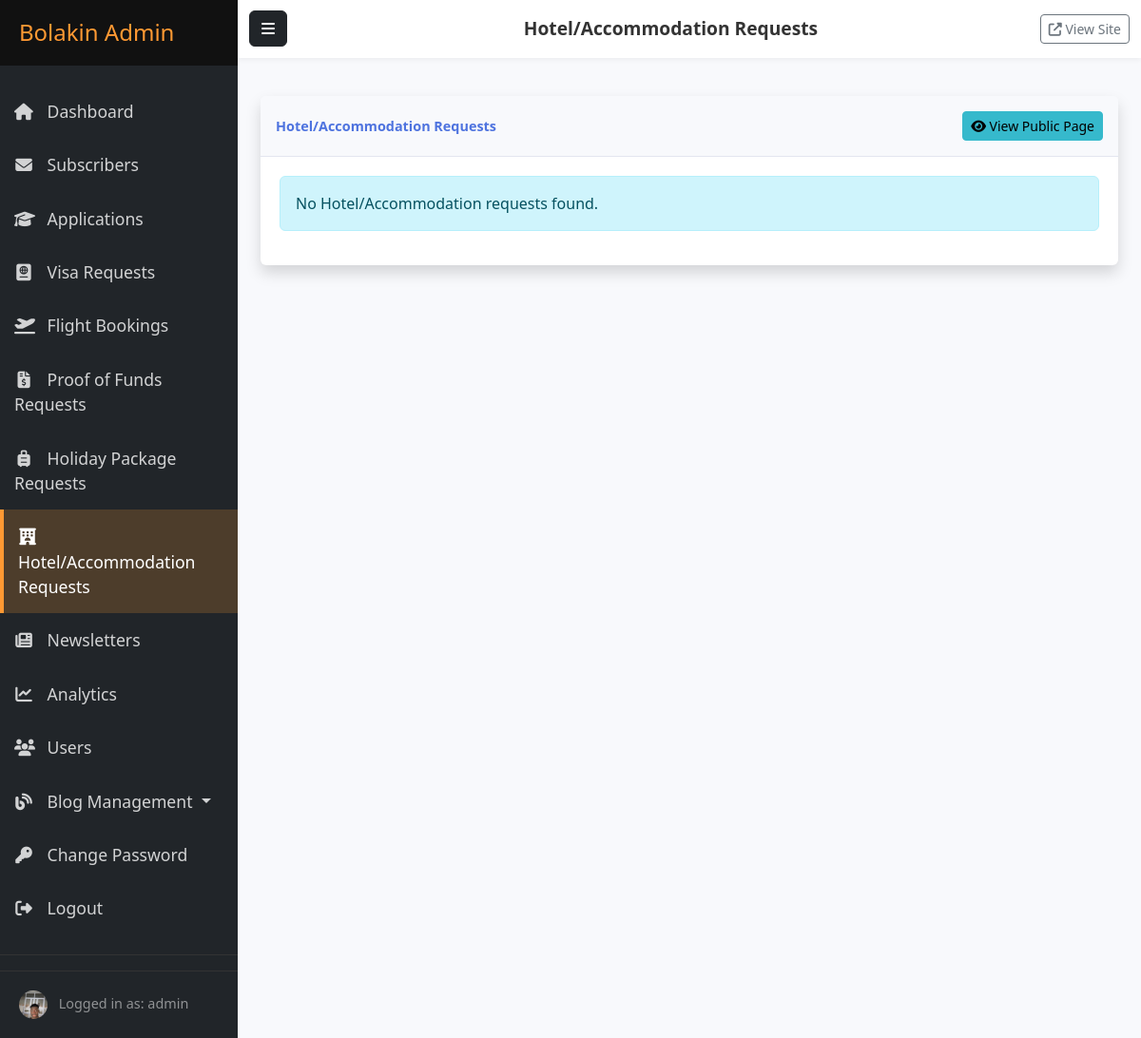
Screenshot of /admin/dashboard/hotel-accommodation-requests (signed in) with the database file from the repository.
### models.py (models this page shows, shortened)
class User(db.Model, UserMixin):
    __tablename__ = 'users'
    __table_args__ = {'extend_existing': True}
    id = db.Column(db.Integer, primary_key=True)
    username = db.Column(db.String(64), unique=True, nullable=False)
    email = db.Column(db.String(120), unique=True, nullable=False)
    password_hash = db.Column(db.String(256), nullable=False)
    is_admin = db.Column(db.Boolean, default=False, nullable=False)
    created_at = db.Column(db.DateTime, default=datetime.utcnow)
    last_login = db.Column(db.DateTime, nullable=True)
    password_changed = db.Column(db.Boolean, default=False, nullable=False)
    profile_image_file = db.Column(db.String(200), nullable=True)  # Added field for profile picture
    linkedin_url = db.Column(db.String(255), nullable=True)
    twitter_url = db.Column(db.String(255), nullable=True)
    instagram_url = db.Column(db.String(255), nullable=True)
    facebook_url = db.Column(db.String(255), nullable=True) # Added Facebook as well

### routes/admin.py (the view)
@admin.route('/hotel-accommodation-requests')
@login_required
@admin_required
def hotel_accommodation_requests_list():
    page = request.args.get('page', 1, type=int)
    hotel_requests = HotelAccommodationRequest.query.order_by(desc(HotelAccommodationRequest.submission_date)).paginate(
        page=page, per_page=current_app.config.get('ITEMS_PER_PAGE', 15), error_out=False
    )
    return render_template('admin/services/hotel_accommodation_requests_list.html', hotel_requests=hotel_requests, title="Hotel/Accommodation Requests")

### app.py (called while the page is built)
@login_manager.user_loader
def load_user(user_id):
    return User.query.get(int(user_id))

### routes/admin.py (called while the page is built)
def admin_required(f):
    @wraps(f)
    def decorated_function(*args, **kwargs):
        if not current_user.is_admin:
            flash('You need admin privileges to access this page.', 'danger')
            return redirect(url_for('main.index'))
        return f(*args, **kwargs)
    return decorated_function

### templates/admin/services/hotel_accommodation_requests_list.html (shortened to what this page needs)
{% extends "admin/base.html" %}
{% block header_title %}{{ title }}{% endblock %}
{% block content %}
<div class="container-fluid">
    <div class="card shadow mb-4">
        <div class="card-header py-3 d-flex flex-row align-items-center justify-content-between">
            <h6 class="m-0 font-weight-bold text-primary">{{ title }}</h6>
            <a href="{{ url_for('main.hotel_accommodation_request') }}" class="btn btn-sm btn-info" target="_blank">
                <i class="fas fa-eye"></i> View Public Page
            </a>
        </div>
        <div class="card-body">
            {% if hotel_requests.items %}
                <div class="table-responsive">
                    <table class="table table-bordered table-hover" id="dataTable" width="100%" cellspacing="0">
                        <thead>
                            <tr>
                                <th>ID</th>
                                <th>Full Name</th>
                                <th>Email</th>
                                <th>Destination/Hotel</th>
                                <th>Check-in</th>
                                <th>Check-out</th>
                                <th>Submitted</th>
                                <th>Status</th>
                                <th>Actions</th>
                            </tr>
                        </thead>
                        <tbody>
                            {% for req in hotel_requests.items %}
                                <tr>
                                    <td>{{ req.id }}</td>
                                    <td>{{ req.full_name }}</td>
                                    <td>{{ req.email }}</td>
                                    <td>{{ req.destination_city_hotel }}</td>
                                    <td>{{ req.check_in_date.strftime('%Y-%m-%d') if req.check_in_date else 'N/A'}}</td>
                                    <td>{{ req.check_out_date.strftime('%Y-%m-%d') if req.check_out_date else 'N/A'}}</td>
                                    <td>{{ req.submission_date.strftime('%Y-%m-%d %H:%M') if req.submission_date else 'N/A'}}</td>
                                    <td>
                                        <span class="badge
                                            {% if req.status == 'Pending' %}bg-warning text-dark
                                            {% elif req.status == 'Options Sent' %}bg-info text-dark
                                            {% elif req.status == 'Awaiting Confirmation' %}bg-primary
                                            {% elif req.status == 'Booked & Confirmed' %}bg-success
                                            {% elif req.status == 'Stay Completed' %}bg-success
                                            {% elif req.status == 'On Hold' %}bg-dark
                                            {% elif req.status == 'Cancelled' %}bg-secondary
                                            {% else %}bg-light text-dark{% endif %}">{{ req.status }}</span>
                                    </td>
                                    <td>
                                        <a href="{{ url_for('admin.hotel_accommodation_request_details', request_id=req.id) }}" class="btn btn-sm btn-info">
                                            <i class="fas fa-eye"></i> View
                                        </a>
                                    </td>
                                </tr>
                            {% endfor %}
                        </tbody>
                    </table>
                </div>
                {% if hotel_requests.pages > 1 %}
                <nav aria-label="Page navigation">
                    <ul class="pagination justify-content-center">
                        <li class="page-item {% if not hotel_requests.has_prev %}disabled{% endif %}">
                            <a class="page-link" href="{{ url_for('admin.hotel_accommodation_requests_list', page=hotel_requests.prev_num) }}" aria-label="Previous">
                                <span aria-hidden="true">&laquo;</span>
                            </a>
                        </li>
                        {% for page_num in hotel_requests.iter_pages() %}
                            {% if page_num %}
                                <li class="page-item {% if page_num == hotel_requests.page %}active{% endif %}">
                                    <a class="page-link" href="{{ url_for('admin.hotel_accommodation_requests_list', page=page_num) }}">{{ page_num }}</a>
                                </li>
                            {% else %}
                                <li class="page-item disabled"><span class="page-link">...</span></li>
                            {% endif %}
                        {% endfor %}
                        <li class="page-item {% if not hotel_requests.has_next %}disabled{% endif %}">
                            <a class="page-link" href="{{ url_for('admin.hotel_accommodation_requests_list', page=hotel_requests.next_num) }}" aria-label="Next">
                                <span aria-hidden="true">&raquo;</span>
                            </a>
                        </li>
                    </ul>
                </nav>
                {% endif %}
            {% else %}
                <div class="alert alert-info">
                    No Hotel/Accommodation requests found.
                </div>
            {% endif %}
        </div>
    </div>
</div>
{% endblock %}

### templates/admin/base.html (shortened to what this page needs)
<!DOCTYPE html>
<html lang="en">
<head>
    <link href="https://cdn.jsdelivr.net/npm/bootstrap@5.2.3/dist/css/bootstrap.min.css" rel="stylesheet">
    <link rel="stylesheet" href="https://cdnjs.cloudflare.com/ajax/libs/font-awesome/6.3.0/css/all.min.css">
    <link rel="stylesheet" href="{{ url_for('static', filename='css/admin.css') }}">
</head>
<body>
    <div class="wrapper">
        <nav id="sidebar" class="bg-dark">
            <div class="sidebar-header">
                <h3>Bolakin Admin</h3>
            </div>
            <ul class="list-unstyled components">
                <li class="{% if request.endpoint == 'admin.dashboard' %}active{% endif %}">
                    <a href="{{ url_for('admin.dashboard') }}">
                        <i class="fas fa-home"></i> Dashboard
                    </a>
                </li>
                <li class="{% if 'subscribers' in request.endpoint %}active{% endif %}">
                    <a href="{{ url_for('admin.subscribers') }}">
                        <i class="fas fa-envelope"></i> Subscribers
                    </a>
                </li>
                <li class="{% if 'applications' in request.endpoint %}active{% endif %}">
                    <a href="{{ url_for('admin.applications') }}">
                        <i class="fas fa-graduation-cap"></i> Applications
                    </a>
                </li>
                <li class="{% if 'visa_requests' in request.endpoint or 'visa_request_details' in request.endpoint %}active{% endif %}">
                    <a href="{{ url_for('admin.visa_requests_list') }}">
                        <i class="fas fa-passport"></i> Visa Requests
                    </a>
                </li>
                <li class="{% if 'flight_bookings' in request.endpoint or 'flight_booking_details' in request.endpoint %}active{% endif %}">
                    <a href="{{ url_for('admin.flight_bookings_list') }}">
                        <i class="fas fa-plane-departure"></i> Flight Bookings
                    </a>
                </li>
                <li class="{% if 'proof_of_funds_requests' in request.endpoint or 'proof_of_funds_details' in request.endpoint %}active{% endif %}">
                    <a href="{{ url_for('admin.proof_of_funds_requests_list') }}">
                        <i class="fas fa-file-invoice-dollar"></i> Proof of Funds Requests
                    </a>
                </li>
                <li class="{% if 'holiday_package_requests' in request.endpoint or 'holiday_package_request_details' in request.endpoint %}active{% endif %}">
                    <a href="{{ url_for('admin.holiday_package_requests_list') }}">
                        <i class="fas fa-suitcase-rolling"></i> Holiday Package Requests
                    </a>
                </li>
                <li class="{% if 'hotel_accommodation_requests' in request.endpoint or 'hotel_accommodation_request_details' in request.endpoint %}active{% endif %}">
                    <a href="{{ url_for('admin.hotel_accommodation_requests_list') }}">
                        <i class="fas fa-hotel"></i> Hotel/Accommodation Requests
                    </a>
                </li>
                <li class="{% if 'newsletters' in request.endpoint %}active{% endif %}">
                    <a href="{{ url_for('admin.newsletters') }}">
                        <i class="fas fa-newspaper"></i> Newsletters
                    </a>
                </li>
                <li class="{% if 'analytics' in request.endpoint %}active{% endif %}">
                    <a href="{{ url_for('admin.analytics') }}">
                        <i class="fas fa-chart-line"></i> Analytics
                    </a>
                </li>
                <li class="{% if 'users' in request.endpoint %}active{% endif %}">
                    <a href="{{ url_for('admin.users') }}">
                        <i class="fas fa-users"></i> Users
                    </a>
                </li>
                <li class="nav-item dropdown {% if 'blog' in request.endpoint %}active{% endif %}">
                    <a href="#blogSubmenu" data-bs-toggle="collapse" aria-expanded="false" class="dropdown-toggle nav-link">
                        <i class="fas fa-blog"></i> Blog Management
                    </a>
                </li>
                <li>
                    <a href="{{ url_for('auth.change_password') }}">
                        <i class="fas fa-key"></i> Change Password
                    </a>
                </li>
                <li>
                    <a href="{{ url_for('auth.logout') }}">
                        <i class="fas fa-sign-out-alt"></i> Logout
                    </a>
                </li>
            </ul>
            <div class="sidebar-footer">
                {% if current_user.is_authenticated %}
                    {% if current_user.profile_image_file %}
                        <img src="{{ url_for('main.uploaded_file', subpath=current_user.profile_image_file) }}"
                             alt="{{ current_user.username }}" class="rounded-circle me-2"
                             style="width: 30px; height: 30px; object-fit: cover;">
                    {% else %}
                        <img src="{{ url_for('static', filename='images/default_avatar.png') }}"
                             alt="Default Avatar" class="rounded-circle me-2"
                             style="width: 30px; height: 30px; object-fit: cover;">
                    {% endif %}
                    <span>Logged in as: {{ current_user.username }}</span>
                {% endif %}
            </div>
        </nav>
        <div id="content">
            <nav class="navbar navbar-expand-lg navbar-light bg-light">
                <div class="container-fluid">
                    <button type="button" id="sidebarCollapse" class="btn btn-dark">
                        <i class="fas fa-bars"></i>
                    </button>
                    <span class="navbar-text">
                        {% block header_title %}Admin Dashboard{% endblock %}
                    </span>
                    <div>
                        <a href="{{ url_for('main.index') }}" class="btn btn-outline-secondary btn-sm" target="_blank">
                            <i class="fas fa-external-link-alt"></i> View Site
                        </a>
                    </div>
                </div>
            </nav>
            <main class="container-fluid py-4">
                {% block content %}{% endblock %}
            </main>
        </div>
    </div>
</body>
</html>

### static/css/admin.css (style rules this page uses)
.wrapper { display: flex; width: 100%; align-items: stretch; }
#sidebar { min-width: 250px; max-width: 250px; min-height: 100vh; color: #fff; transition: all 0.3s; }
#sidebar .sidebar-header { padding: 20px; background: #111; }
#sidebar .sidebar-header h3 { color: #FF9933; margin: 0; font-size: 1.5rem; }
#sidebar ul.components { padding: 20px 0; border-bottom: 1px solid #333; }
#sidebar ul li a { padding: 15px; font-size: 1.1em; display: block; color: rgba(255, 255, 255, 0.8); text-decoration: none; transition: all 0.3s ease; }
#sidebar ul li a:hover, #sidebar ul li.active > a { color: #fff; background: rgba(255, 153, 51, 0.2); border-left: 4px solid #FF9933; }
#sidebar ul li a i { margin-right: 10px; width: 20px; text-align: center; }
#sidebar .sidebar-footer { padding: 20px; font-size: 0.9em; color: rgba(255, 255, 255, 0.5); border-top: 1px solid #333; }
#content { width: 100%; min-height: 100vh; transition: all 0.3s; background-color: #f8f9fc; }
.navbar { background-color: #fff !important; box-shadow: 0 2px 5px rgba(0, 0, 0, 0.05); }
#sidebarCollapse { margin-right: 15px; }
.navbar-text { font-size: 1.2rem; font-weight: 600; color: #333; }
.card { margin-bottom: 24px; border: none; box-shadow: 0 0.15rem 1.75rem 0 rgba(58, 59, 69, 0.15); }
.card .card-header { background-color: #f8f9fc; border-bottom: 1px solid #e3e6f0; }
.card-header .m-0 { font-weight: 700; font-size: 0.9rem; color: #4e73df; }
.card-body { padding: 1.25rem; }
.text-primary { color: #4e73df !important; }
.btn-info { background-color: #36b9cc; border-color: #36b9cc; }

### rows the page displays
User: profile_image_file (picture), username "admin"

### other values shown
{{ title }} "Hotel/Accommodation Requests"
